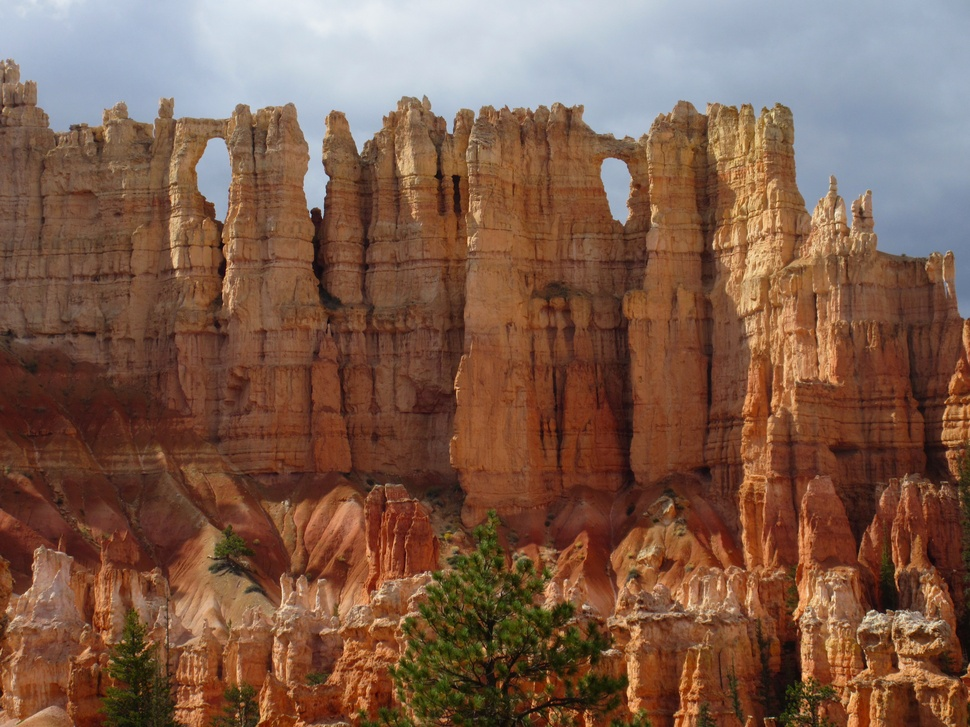
%> input picture WallOfWindows.jpg, 970 x 727 px, shrunk from 4608 x 3456 before the run
$ octave SVDCompression.m   (GNU Octave 9; MATLAB toolbox functions it lacks are replaced by stand-ins)
%> lines starting %> are read from the running program, lines starting %| are printed output that depends on the picture
%reading image A is 3 dimmensional array
A=imread('WallOfWindows.jpg','jpg');
%> A is the input picture: size 727x970x3 uint8; mean R, G, B 126.8, 93.1, 75.7

%2d array for each pixel
A_red=double(A(:,:,1));
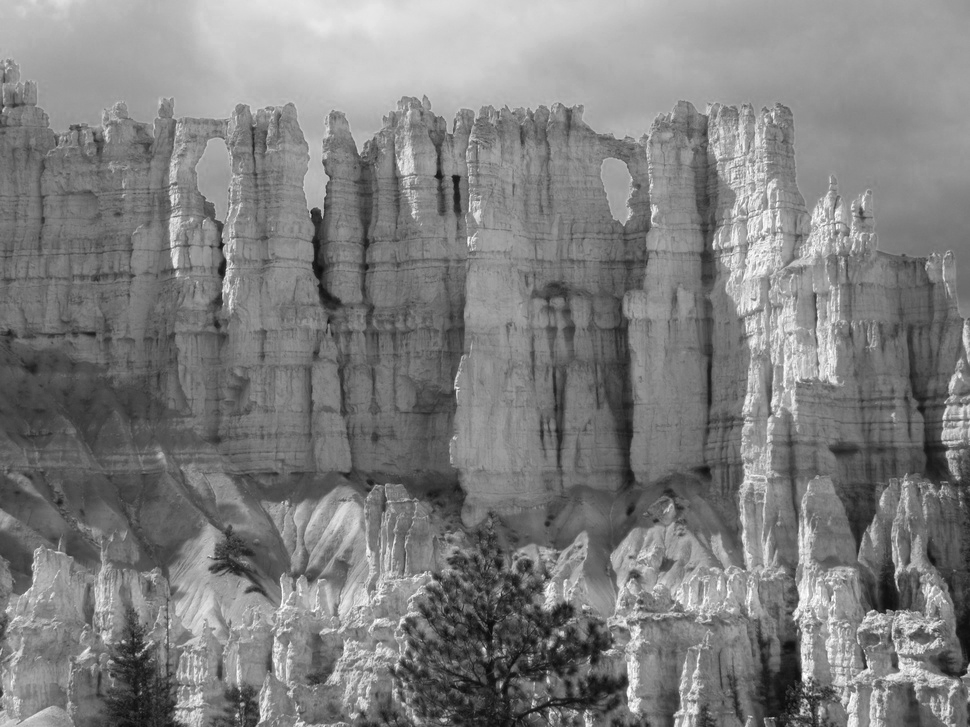
%> A_red: size 727x970 double; min 7, max 255, mean 126.8
A_blue=double(A(:,:,2));
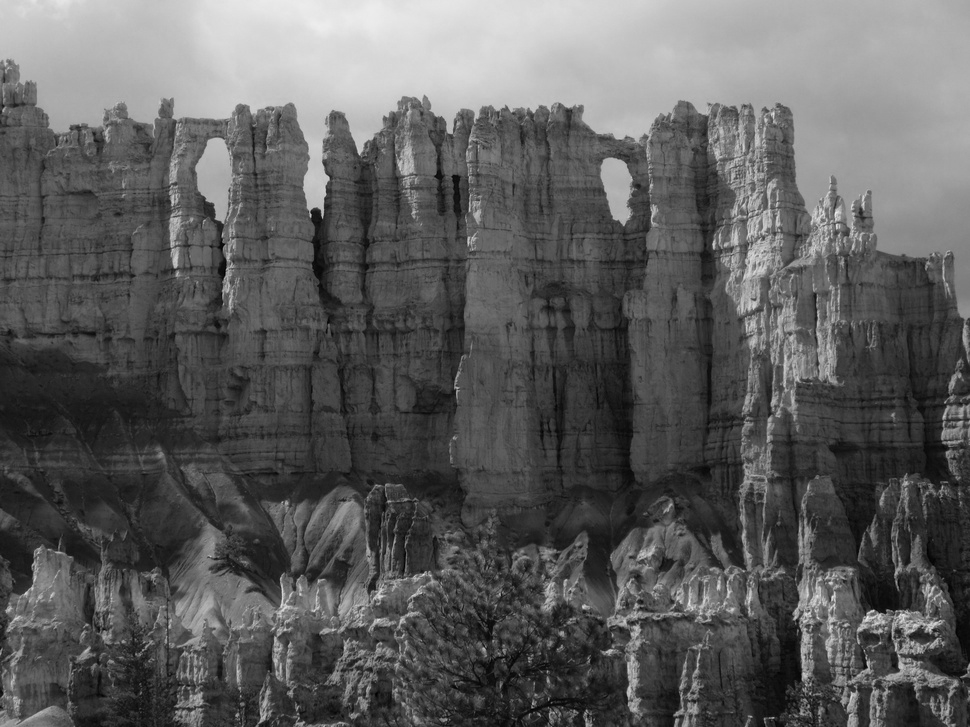
%> A_blue: size 727x970 double; min 0, max 244, mean 93.1
A_green=double(A(:,:,3));
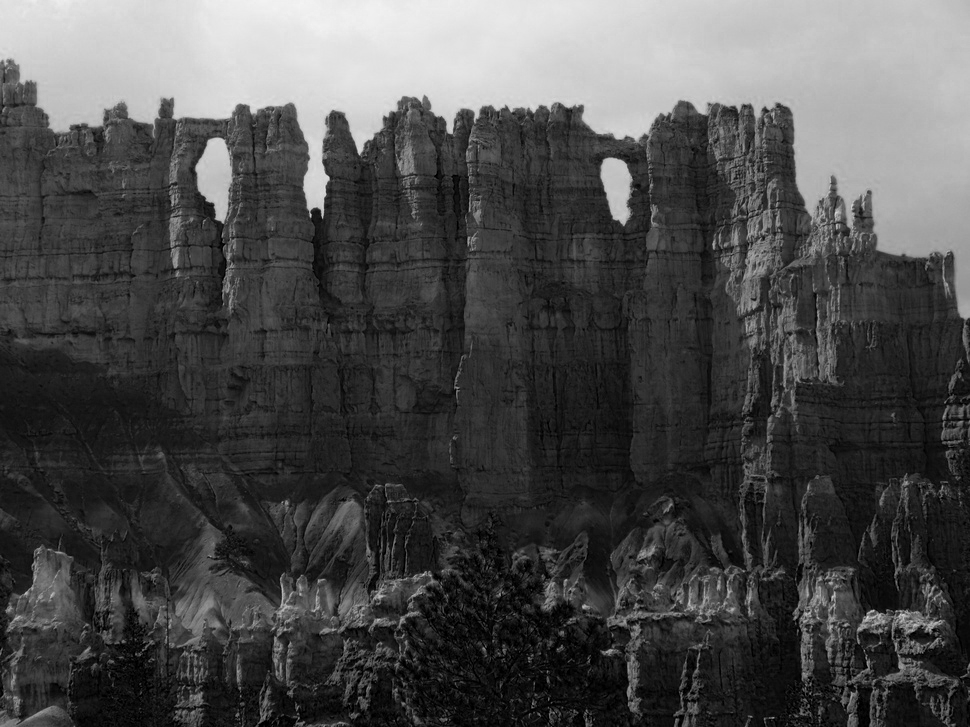
%> A_green: size 727x970 double; min 0, max 244, mean 75.7

% Economy SVD for each pixel
[U_r,S_r,V_r]= svd(A_red,0);
[U_b,S_b,V_b]= svd(A_blue,0);
[U_g,S_g,V_g]= svd(A_green,0);


for r= [100,30,20,10]
A_r = U_r(:,1:r)*S_r(1:r,1:r)*V_r(:,1:r)';
A_b = U_b(:,1:r)*S_b(1:r,1:r)*V_b(:,1:r)';
A_g = U_g(:,1:r)*S_g(1:r,1:r)*V_g(:,1:r)';
figure;
CompressedA = uint8(cat(3, A_r, A_b, A_g));
image(CompressedA);

%block power method
%question 5 tells us that the eigen values of B are the square of the
%%signular values of A; thus we will use the block power method on B = A*A'
%and then do the square root of the eigen value


title(strcat('r = ',num2str(r)));
end
%> this loop made 4 passes
%> pass 2, `title(strcat('r = ',num2str(r)));`:
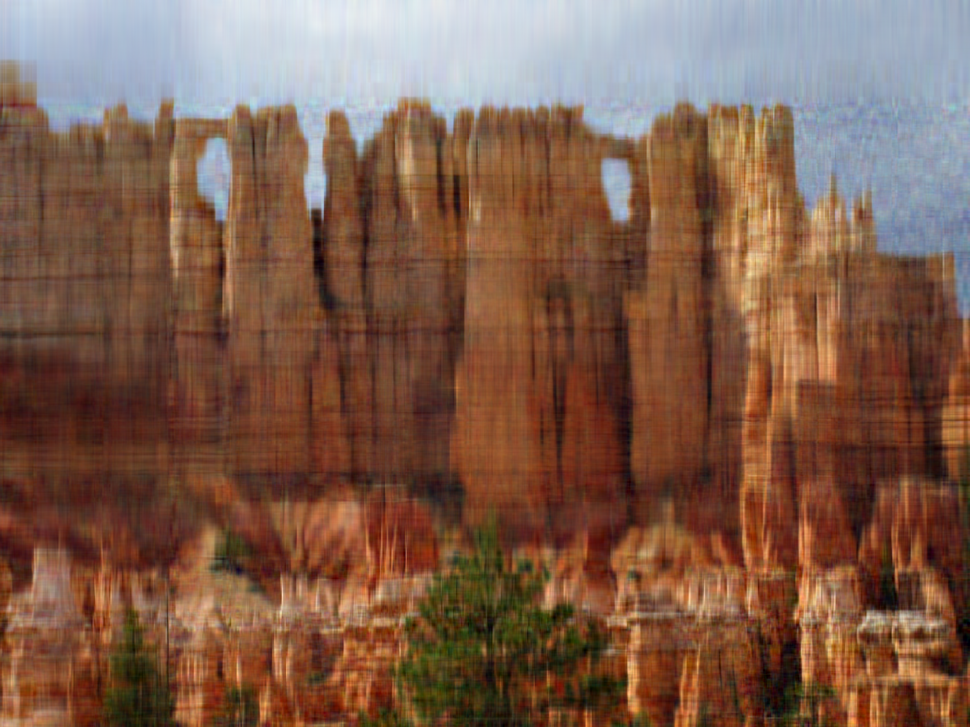
%> displayed picture: size 727x970x3, on the screen's scale of 0 to 255; mean R, G, B 126.8, 93.1, 75.7; mean of the top-left, top-right, bottom-left and bottom-right quarters 123.1, 128.8, 72.2, 70.3
